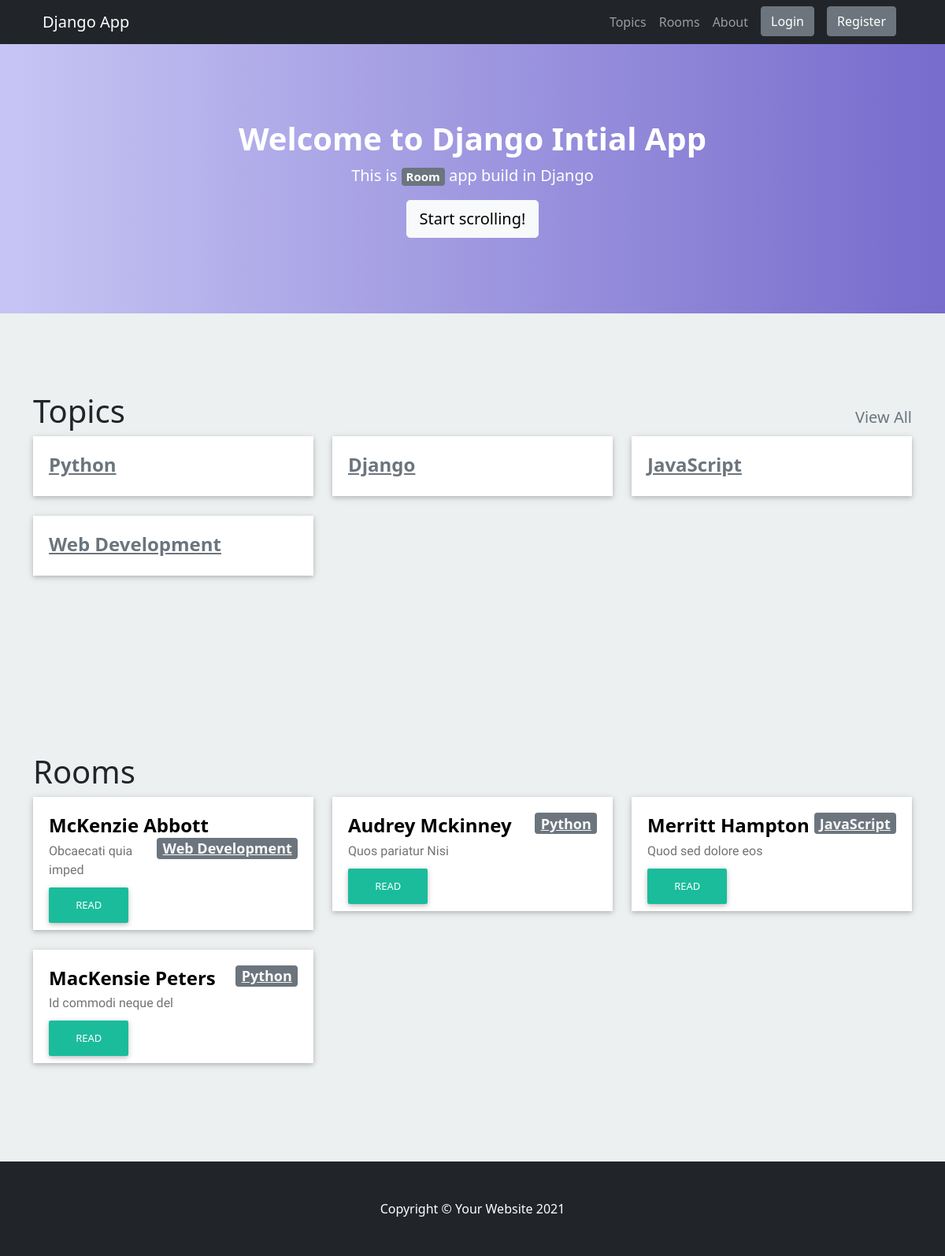
The page / on the database its author committed.
### base/models.py (models this page shows, shortened)
class Topic(models.Model):
    name = models.CharField(max_length=200)
    created_at = models.DateTimeField(auto_now_add=True)
    updated_at = models.DateTimeField(auto_now=True)

class Room(models.Model):
    host = models.ForeignKey(User, on_delete=models.SET_NULL, null=True)
    topic = models.ForeignKey(Topic, on_delete=models.SET_NULL, null=True)
    name = models.CharField(max_length=200)
    description = models.TextField(null=True, blank=True)
    created_at = models.DateTimeField(auto_now_add=True)
    updated_at = models.DateTimeField(auto_now=True)
    class Meta:
        ordering = ['-updated_at', '-created_at']

### base/views.py (the view)
# urls.py: path('', views.home, name="home"),
def home(request):
  Rooms = Room.objects.all()
  topics = Topic.objects.all()
  context = {'rooms': Rooms, 'topics': topics}
  return render(request, 'base/home.html', context)

### base/templates/base/home.html (shortened to what this page needs)
{% extends 'main.html' %}
{% block  content%}
    <header class="bg-primary bg-gradient text-white">
        <div class="container px-4 text-center">
            <h1 class="fw-bolder">Welcome
                to Django Intial App</h1>
            <p class="lead">This is <span class="text-lg badge badge-secondary">Room</span> app build in Django</p>
            <a class="btn btn-lg btn-light" href="#room-cards">Start scrolling!</a>
        </div>
    </header>
    <section class="details-card" id="topic-cards">
        <div class="container">
            <h1>Topics <a href="{% url 'topics' %}" class="pull-right text-xs text-secondary text-decoration-none text-muted"><small style="font-size: 20px">View All</small></a></h1>
            {% include 'base/components/topics.html' %}
        </div>
    </section>
    <section class="details-card" id="room-cards">
        <div class="container">
            <h1>Rooms</h1>
            {% include 'base/components/rooms.html' %}
        </div>
    </section>
{% endblock  %}

### base/templates/base/components/topics.html
<div class="row">
    {% for topic in topics %}
    <div class="col-md-4">
        <div class="card-content">
            <div class="card-desc">
                <h3><a class="link-secondary" href="{% url 'topic' topic.id %}">{{ topic.name }}</a></h3>
            </div>
        </div>
    </div>
    {% endfor %}
</div>

### base/templates/base/components/rooms.html (shortened to what this page needs)
<div class="row">
    {% if rooms %}
        {% for room in rooms %}
        <div class="col-md-4">
            <div class="card-content">
                <div class="card-desc">
                    <h3>{{ room.name }} <span class="badge badge-secondary pull-right"><a class="link-light pull-right" href="{% url 'topic' room.topic.id %}">{{ room.topic.name }}</a></span></h3>
                    <p>{{ room.description }}</p>
                    <a href='{% url "room" room.id %}' class="btn-card">Read</a>
                </div>
            </div>
        </div>
        {% endfor %}
    {% else %}
        <div class="col-md-12">
            <h3 class="text-center">No Room Exists</h3>
        </div>
    {% endif %}
</div>

### rows shown on the page
Topic: name "Python"
Topic: name "Django"
Topic: name "JavaScript"
Topic: name "Web Development"
Room: name "McKenzie Abbott", topic.name "Web Development", description "Obcaecati quia imped"
Room: name "Audrey Mckinney", topic.name "Python", description "Quos pariatur Nisi"
Room: name "Merritt Hampton", topic.name "JavaScript", description "Quod sed dolore eos"
Room: name "MacKensie Peters", topic.name "Python", description "Id commodi neque del"
